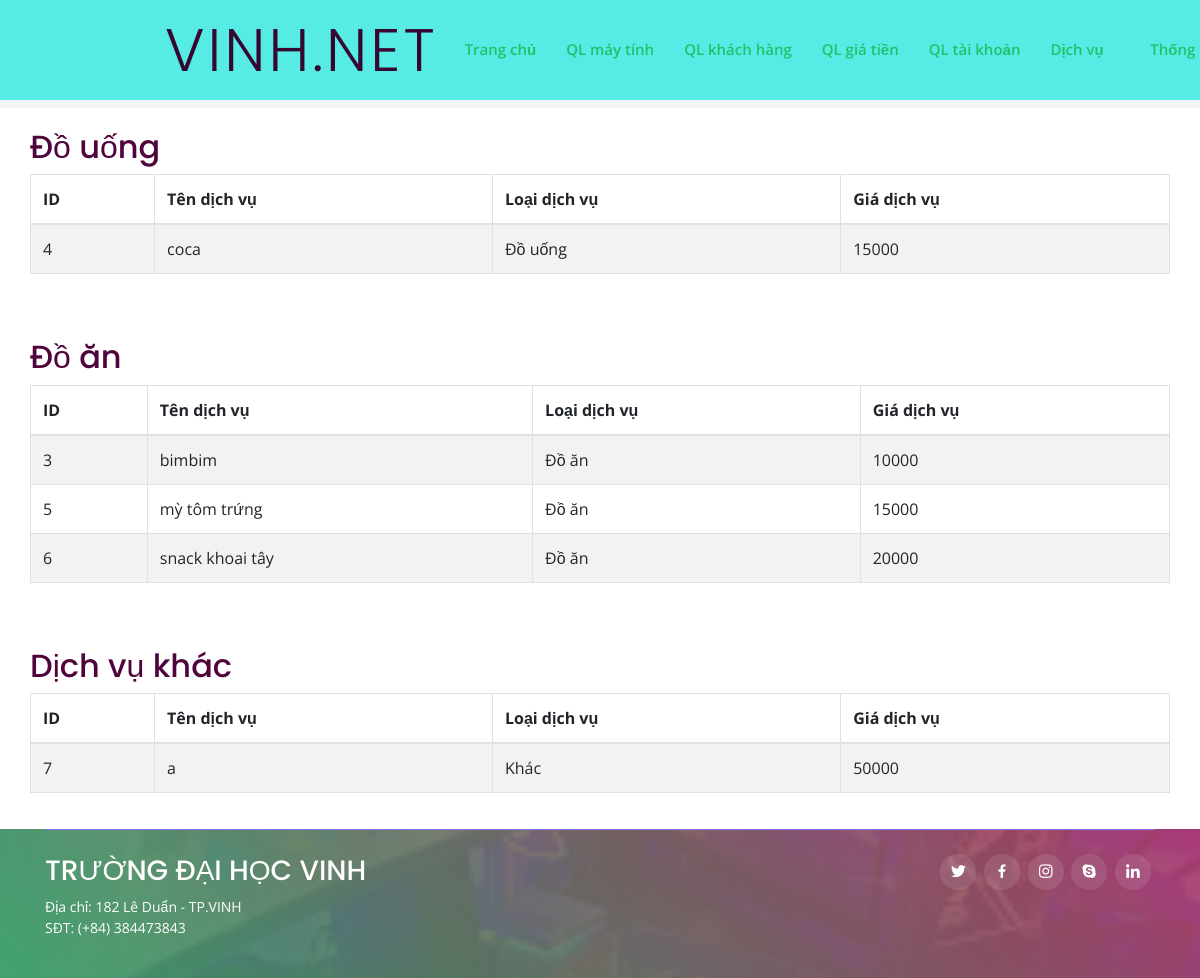
Page /thong-ke-dich-vu.php (signed in) on the committed database.
### tables this page shows
CREATE TABLE `dichvu` (
  `iddv` int(11) NOT NULL,
  `tendv` varchar(50) NOT NULL,
  `loaidv` varchar(50) NOT NULL,
  `giadv` int(11) NOT NULL
);

### thong-ke-dich-vu.php (the view, shortened to what this page needs)
<?php
require_once('./include/function.php');
require_once('./header.php');
?>
<div class="row mb-5">
    <h2>Đồ uống</h2>
    <table id="datatable1" style="width:100%" class="table table-striped table-bordered">
        <thead>
            <tr>
                <th>ID</th>
                <th>Tên dịch vụ</th>
                <th>Loại dịch vụ</th>
                <th>Giá dịch vụ</th>
            </tr>
        </thead>
        <tbody>
            <?php
            $querydichvu = mysqli_query($conn, "SELECT * FROM `dichvu` WHERE `loaidv` ='Đồ uống'");
            if ($querydichvu && $querydichvu->num_rows > 0) {
                while ($row = mysqli_fetch_assoc($querydichvu)) {
            ?>
                    <tr>
                        <td><?= $row['iddv'] ?></td>
                        <td><?= $row['tendv'] ?></td>
                        <td><?= $row['loaidv'] ?></td>
                        <td><?= $row['giadv'] ?></td>
                    </tr>
            <?php
                }
            }
            ?>
        </tbody>
    </table>
</div>
<div class="row mb-5">
    <h2>Đồ ăn</h2>
    <table id="datatable2" style="width:100%" class="table table-striped table-bordered">
        <thead>
            <tr>
                <th>ID</th>
                <th>Tên dịch vụ</th>
                <th>Loại dịch vụ</th>
                <th>Giá dịch vụ</th>
            </tr>
        </thead>
        <tbody>
            <?php
            $querydichvu = mysqli_query($conn, "SELECT * FROM `dichvu` WHERE `loaidv` ='Đồ ăn'");
            if ($querydichvu && $querydichvu->num_rows > 0) {
                while ($row = mysqli_fetch_assoc($querydichvu)) {
            ?>
                    <tr>
                        <td><?= $row['iddv'] ?></td>
                        <td><?= $row['tendv'] ?></td>
                        <td><?= $row['loaidv'] ?></td>
                        <td><?= $row['giadv'] ?></td>
                    </tr>
            <?php
                }
            }
            ?>
        </tbody>
    </table>
</div>
<div class="row">
    <h2>Dịch vụ khác</h2>
    <table id="datatable3" style="width:100%" class="table table-striped table-bordered">
        <thead>
            <tr>
                <th>ID</th>
                <th>Tên dịch vụ</th>
                <th>Loại dịch vụ</th>
                <th>Giá dịch vụ</th>
            </tr>
        </thead>
        <tbody>
            <?php
            $querydichvu = mysqli_query($conn, "SELECT * FROM `dichvu` WHERE `loaidv` ='Khác'");
            if ($querydichvu && $querydichvu->num_rows > 0) {
                while ($row = mysqli_fetch_assoc($querydichvu)) {
            ?>
                    <tr>
                        <td><?= $row['iddv'] ?></td>
                        <td><?= $row['tendv'] ?></td>
                        <td><?= $row['loaidv'] ?></td>
                        <td><?= $row['giadv'] ?></td>
                    </tr>
            <?php
                }
            }
            ?>
        </tbody>
    </table>
</div>
<?php
require_once('./footer.php');
?>

### assets/css/style.css (style rules this page uses)
body { font-family: "Open Sans", sans-serif; color: #50043c; cursor: url(../cursor/xanhla.cur), auto; }
h1, h2, h3, h4, h5, h6 { font-family: "Poppins", sans-serif; }

### rows in the picture
dichvu: iddv "4", tendv "coca", loaidv "Đồ uống", giadv "15000"
dichvu: iddv "3", tendv "bimbim", loaidv "Đồ ăn", giadv "10000"
dichvu: iddv "5", tendv "mỳ tôm trứng", loaidv "Đồ ăn", giadv "15000"
dichvu: iddv "6", tendv "snack khoai tây", loaidv "Đồ ăn", giadv "20000"
dichvu: iddv "7", tendv "a", loaidv "Khác", giadv "50000"
